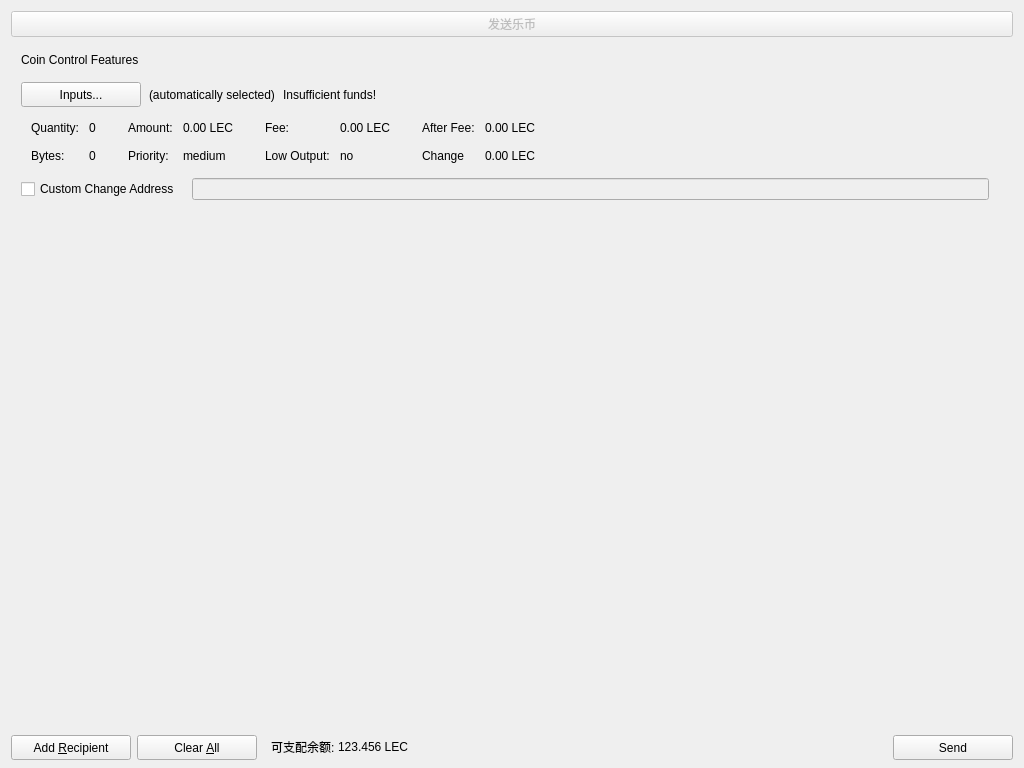
<?xml version="1.0" encoding="UTF-8"?>
<ui version="4.0">
 <class>SendCoinsDialog</class>
 <widget class="QDialog" name="SendCoinsDialog">
  <property name="geometry">
   <rect>
    <x>0</x>
    <y>0</y>
    <width>1024</width>
    <height>768</height>
   </rect>
  </property>
  <property name="windowTitle">
   <string>Send Coins</string>
  </property>
  <layout class="QVBoxLayout" name="verticalLayout" stretch="0,0,1,0">
   <property name="bottomMargin">
    <number>8</number>
   </property>
   <item>
    <layout class="QHBoxLayout" name="horizontalLayout_3">
     <item>
      <widget class="QPushButton" name="btnlecoin">
       <property name="enabled">
        <bool>false</bool>
       </property>
       <property name="text">
        <string>发送乐币</string>
       </property>
      </widget>
     </item>
    </layout>
   </item>
   <item>
    <widget class="QFrame" name="frameCoinControl">
     <property name="sizePolicy">
      <sizepolicy hsizetype="Expanding" vsizetype="Expanding">
       <horstretch>0</horstretch>
       <verstretch>0</verstretch>
      </sizepolicy>
     </property>
     <property name="maximumSize">
      <size>
       <width>16777215</width>
       <height>16777215</height>
      </size>
     </property>
     <property name="frameShape">
      <enum>QFrame::NoFrame</enum>
     </property>
     <property name="frameShadow">
      <enum>QFrame::Sunken</enum>
     </property>
     <layout class="QVBoxLayout" name="verticalLayoutCoinControl2">
      <property name="spacing">
       <number>6</number>
      </property>
      <property name="leftMargin">
       <number>0</number>
      </property>
      <property name="topMargin">
       <number>0</number>
      </property>
      <property name="rightMargin">
       <number>0</number>
      </property>
      <property name="bottomMargin">
       <number>6</number>
      </property>
      <item>
       <layout class="QVBoxLayout" name="verticalLayoutCoinControl" stretch="0,0,0,0,1">
        <property name="spacing">
         <number>0</number>
        </property>
        <property name="leftMargin">
         <number>10</number>
        </property>
        <property name="topMargin">
         <number>10</number>
        </property>
        <item>
         <layout class="QHBoxLayout" name="horizontalLayoutCoinControl1">
          <property name="bottomMargin">
           <number>15</number>
          </property>
          <item>
           <widget class="QLabel" name="labelCoinControlFeatures">
            <property name="sizePolicy">
             <sizepolicy hsizetype="Preferred" vsizetype="Maximum">
              <horstretch>0</horstretch>
              <verstretch>0</verstretch>
             </sizepolicy>
            </property>
            <property name="text">
             <string>Coin Control Features</string>
            </property>
           </widget>
          </item>
         </layout>
        </item>
        <item>
         <layout class="QHBoxLayout" name="horizontalLayoutCoinControl2" stretch="0,0,0,0">
          <property name="spacing">
           <number>8</number>
          </property>
          <property name="bottomMargin">
           <number>10</number>
          </property>
          <item>
           <widget class="QPushButton" name="pushButtonCoinControl">
            <property name="minimumSize">
             <size>
              <width>120</width>
              <height>25</height>
             </size>
            </property>
            <property name="text">
             <string>Inputs...</string>
            </property>
           </widget>
          </item>
          <item>
           <widget class="QLabel" name="labelCoinControlAutomaticallySelected">
            <property name="text">
             <string>(automatically selected)</string>
            </property>
            <property name="margin">
             <number>5</number>
            </property>
           </widget>
          </item>
          <item>
           <widget class="QLabel" name="labelCoinControlInsuffFunds">
            <property name="text">
             <string>Insufficient funds!</string>
            </property>
            <property name="margin">
             <number>5</number>
            </property>
           </widget>
          </item>
          <item>
           <spacer name="horizontalSpacerCoinControl">
            <property name="orientation">
             <enum>Qt::Horizontal</enum>
            </property>
            <property name="sizeHint" stdset="0">
             <size>
              <width>40</width>
              <height>1</height>
             </size>
            </property>
           </spacer>
          </item>
         </layout>
        </item>
        <item>
         <widget class="QWidget" name="widgetCoinControl" native="true">
          <property name="sizePolicy">
           <sizepolicy hsizetype="Preferred" vsizetype="Preferred">
            <horstretch>0</horstretch>
            <verstretch>0</verstretch>
           </sizepolicy>
          </property>
          <property name="minimumSize">
           <size>
            <width>0</width>
            <height>0</height>
           </size>
          </property>
          <layout class="QHBoxLayout" name="horizontalLayoutCoinControl5">
           <property name="margin">
            <number>0</number>
           </property>
           <item>
            <layout class="QHBoxLayout" name="horizontalLayoutCoinControl3" stretch="0,0,0,1">
             <property name="spacing">
              <number>20</number>
             </property>
             <property name="topMargin">
              <number>0</number>
             </property>
             <property name="bottomMargin">
              <number>10</number>
             </property>
             <item>
              <layout class="QFormLayout" name="formLayoutCoinControl1">
               <property name="horizontalSpacing">
                <number>10</number>
               </property>
               <property name="verticalSpacing">
                <number>14</number>
               </property>
               <property name="leftMargin">
                <number>10</number>
               </property>
               <property name="topMargin">
                <number>4</number>
               </property>
               <property name="rightMargin">
                <number>6</number>
               </property>
               <item row="0" column="0">
                <widget class="QLabel" name="labelCoinControlQuantityText">
                 <property name="text">
                  <string>Quantity:</string>
                 </property>
                 <property name="margin">
                  <number>0</number>
                 </property>
                </widget>
               </item>
               <item row="0" column="1">
                <widget class="QLabel" name="labelCoinControlQuantity">
                 <property name="cursor">
                  <cursorShape>IBeamCursor</cursorShape>
                 </property>
                 <property name="contextMenuPolicy">
                  <enum>Qt::ActionsContextMenu</enum>
                 </property>
                 <property name="text">
                  <string>0</string>
                 </property>
                 <property name="margin">
                  <number>0</number>
                 </property>
                 <property name="textInteractionFlags">
                  <set>Qt::LinksAccessibleByMouse|Qt::TextSelectableByKeyboard|Qt::TextSelectableByMouse</set>
                 </property>
                </widget>
               </item>
               <item row="1" column="0">
                <widget class="QLabel" name="labelCoinControlBytesText">
                 <property name="text">
                  <string>Bytes:</string>
                 </property>
                </widget>
               </item>
               <item row="1" column="1">
                <widget class="QLabel" name="labelCoinControlBytes">
                 <property name="cursor">
                  <cursorShape>IBeamCursor</cursorShape>
                 </property>
                 <property name="contextMenuPolicy">
                  <enum>Qt::ActionsContextMenu</enum>
                 </property>
                 <property name="text">
                  <string>0</string>
                 </property>
                 <property name="textInteractionFlags">
                  <set>Qt::LinksAccessibleByMouse|Qt::TextSelectableByKeyboard|Qt::TextSelectableByMouse</set>
                 </property>
                </widget>
               </item>
              </layout>
             </item>
             <item>
              <layout class="QFormLayout" name="formLayoutCoinControl2">
               <property name="horizontalSpacing">
                <number>10</number>
               </property>
               <property name="verticalSpacing">
                <number>14</number>
               </property>
               <property name="leftMargin">
                <number>6</number>
               </property>
               <property name="topMargin">
                <number>4</number>
               </property>
               <property name="rightMargin">
                <number>6</number>
               </property>
               <item row="0" column="0">
                <widget class="QLabel" name="labelCoinControlAmountText">
                 <property name="text">
                  <string>Amount:</string>
                 </property>
                 <property name="margin">
                  <number>0</number>
                 </property>
                </widget>
               </item>
               <item row="0" column="1">
                <widget class="QLabel" name="labelCoinControlAmount">
                 <property name="cursor">
                  <cursorShape>IBeamCursor</cursorShape>
                 </property>
                 <property name="contextMenuPolicy">
                  <enum>Qt::ActionsContextMenu</enum>
                 </property>
                 <property name="text">
                  <string>0.00 LEC</string>
                 </property>
                 <property name="textInteractionFlags">
                  <set>Qt::LinksAccessibleByMouse|Qt::TextSelectableByKeyboard|Qt::TextSelectableByMouse</set>
                 </property>
                </widget>
               </item>
               <item row="1" column="0">
                <widget class="QLabel" name="labelCoinControlPriorityText">
                 <property name="text">
                  <string>Priority:</string>
                 </property>
                </widget>
               </item>
               <item row="1" column="1">
                <widget class="QLabel" name="labelCoinControlPriority">
                 <property name="cursor">
                  <cursorShape>IBeamCursor</cursorShape>
                 </property>
                 <property name="contextMenuPolicy">
                  <enum>Qt::ActionsContextMenu</enum>
                 </property>
                 <property name="text">
                  <string>medium</string>
                 </property>
                 <property name="textInteractionFlags">
                  <set>Qt::LinksAccessibleByMouse|Qt::TextSelectableByKeyboard|Qt::TextSelectableByMouse</set>
                 </property>
                </widget>
               </item>
              </layout>
             </item>
             <item>
              <layout class="QFormLayout" name="formLayoutCoinControl3">
               <property name="horizontalSpacing">
                <number>10</number>
               </property>
               <property name="verticalSpacing">
                <number>14</number>
               </property>
               <property name="leftMargin">
                <number>6</number>
               </property>
               <property name="topMargin">
                <number>4</number>
               </property>
               <property name="rightMargin">
                <number>6</number>
               </property>
               <item row="0" column="0">
                <widget class="QLabel" name="labelCoinControlFeeText">
                 <property name="text">
                  <string>Fee:</string>
                 </property>
                 <property name="margin">
                  <number>0</number>
                 </property>
                </widget>
               </item>
               <item row="0" column="1">
                <widget class="QLabel" name="labelCoinControlFee">
                 <property name="cursor">
                  <cursorShape>IBeamCursor</cursorShape>
                 </property>
                 <property name="contextMenuPolicy">
                  <enum>Qt::ActionsContextMenu</enum>
                 </property>
                 <property name="text">
                  <string>0.00 LEC</string>
                 </property>
                 <property name="textInteractionFlags">
                  <set>Qt::LinksAccessibleByMouse|Qt::TextSelectableByKeyboard|Qt::TextSelectableByMouse</set>
                 </property>
                </widget>
               </item>
               <item row="1" column="0">
                <widget class="QLabel" name="labelCoinControlLowOutputText">
                 <property name="text">
                  <string>Low Output:</string>
                 </property>
                </widget>
               </item>
               <item row="1" column="1">
                <widget class="QLabel" name="labelCoinControlLowOutput">
                 <property name="cursor">
                  <cursorShape>IBeamCursor</cursorShape>
                 </property>
                 <property name="contextMenuPolicy">
                  <enum>Qt::ActionsContextMenu</enum>
                 </property>
                 <property name="text">
                  <string>no</string>
                 </property>
                 <property name="textInteractionFlags">
                  <set>Qt::LinksAccessibleByMouse|Qt::TextSelectableByKeyboard|Qt::TextSelectableByMouse</set>
                 </property>
                </widget>
               </item>
              </layout>
             </item>
             <item>
              <layout class="QFormLayout" name="formLayoutCoinControl4">
               <property name="horizontalSpacing">
                <number>10</number>
               </property>
               <property name="verticalSpacing">
                <number>14</number>
               </property>
               <property name="leftMargin">
                <number>6</number>
               </property>
               <property name="topMargin">
                <number>4</number>
               </property>
               <property name="rightMargin">
                <number>6</number>
               </property>
               <item row="0" column="0">
                <widget class="QLabel" name="labelCoinControlAfterFeeText">
                 <property name="text">
                  <string>After Fee:</string>
                 </property>
                 <property name="margin">
                  <number>0</number>
                 </property>
                </widget>
               </item>
               <item row="0" column="1">
                <widget class="QLabel" name="labelCoinControlAfterFee">
                 <property name="cursor">
                  <cursorShape>IBeamCursor</cursorShape>
                 </property>
                 <property name="contextMenuPolicy">
                  <enum>Qt::ActionsContextMenu</enum>
                 </property>
                 <property name="text">
                  <string>0.00 LEC</string>
                 </property>
                 <property name="textInteractionFlags">
                  <set>Qt::LinksAccessibleByMouse|Qt::TextSelectableByKeyboard|Qt::TextSelectableByMouse</set>
                 </property>
                </widget>
               </item>
               <item row="1" column="0">
                <widget class="QLabel" name="labelCoinControlChangeText">
                 <property name="text">
                  <string>Change</string>
                 </property>
                </widget>
               </item>
               <item row="1" column="1">
                <widget class="QLabel" name="labelCoinControlChange">
                 <property name="cursor">
                  <cursorShape>IBeamCursor</cursorShape>
                 </property>
                 <property name="contextMenuPolicy">
                  <enum>Qt::ActionsContextMenu</enum>
                 </property>
                 <property name="text">
                  <string>0.00 LEC</string>
                 </property>
                 <property name="textInteractionFlags">
                  <set>Qt::LinksAccessibleByMouse|Qt::TextSelectableByKeyboard|Qt::TextSelectableByMouse</set>
                 </property>
                </widget>
               </item>
              </layout>
             </item>
            </layout>
           </item>
          </layout>
         </widget>
        </item>
        <item>
         <layout class="QHBoxLayout" name="horizontalLayoutCoinControl4" stretch="0,0,0">
          <property name="spacing">
           <number>12</number>
          </property>
          <property name="sizeConstraint">
           <enum>QLayout::SetDefaultConstraint</enum>
          </property>
          <property name="topMargin">
           <number>5</number>
          </property>
          <property name="rightMargin">
           <number>5</number>
          </property>
          <item>
           <widget class="QCheckBox" name="checkBoxCoinControlChange">
            <property name="text">
             <string>Custom Change Address</string>
            </property>
           </widget>
          </item>
          <item>
           <widget class="QLineEdit" name="lineEditCoinControlChange">
            <property name="enabled">
             <bool>false</bool>
            </property>
            <property name="sizePolicy">
             <sizepolicy hsizetype="Expanding" vsizetype="Fixed">
              <horstretch>0</horstretch>
              <verstretch>0</verstretch>
             </sizepolicy>
            </property>
           </widget>
          </item>
          <item>
           <widget class="QLabel" name="labelCoinControlChangeLabel">
            <property name="sizePolicy">
             <sizepolicy hsizetype="Preferred" vsizetype="Expanding">
              <horstretch>0</horstretch>
              <verstretch>0</verstretch>
             </sizepolicy>
            </property>
            <property name="minimumSize">
             <size>
              <width>0</width>
              <height>0</height>
             </size>
            </property>
            <property name="text">
             <string/>
            </property>
            <property name="margin">
             <number>3</number>
            </property>
           </widget>
          </item>
         </layout>
        </item>
        <item>
         <spacer name="verticalSpacerCoinControl">
          <property name="orientation">
           <enum>Qt::Vertical</enum>
          </property>
          <property name="sizeHint" stdset="0">
           <size>
            <width>800</width>
            <height>1</height>
           </size>
          </property>
         </spacer>
        </item>
       </layout>
      </item>
     </layout>
    </widget>
   </item>
   <item>
    <widget class="QScrollArea" name="scrollArea">
     <property name="frameShape">
      <enum>QFrame::NoFrame</enum>
     </property>
     <property name="widgetResizable">
      <bool>true</bool>
     </property>
     <widget class="QWidget" name="scrollAreaWidgetContents">
      <property name="geometry">
       <rect>
        <x>0</x>
        <y>0</y>
        <width>1006</width>
        <height>516</height>
       </rect>
      </property>
      <layout class="QVBoxLayout" name="verticalLayout_2">
       <property name="margin">
        <number>0</number>
       </property>
       <item>
        <layout class="QVBoxLayout" name="entries">
         <property name="spacing">
          <number>0</number>
         </property>
        </layout>
       </item>
      </layout>
     </widget>
    </widget>
   </item>
   <item>
    <layout class="QHBoxLayout" name="horizontalLayout">
     <item>
      <widget class="QPushButton" name="addButton">
       <property name="minimumSize">
        <size>
         <width>120</width>
         <height>25</height>
        </size>
       </property>
       <property name="toolTip">
        <string>Send to multiple recipients at once</string>
       </property>
       <property name="text">
        <string>Add &amp;Recipient</string>
       </property>
       <property name="icon">
        <iconset resource="../bitcoin.qrc">
         <normaloff>:/icons/add</normaloff>:/icons/add</iconset>
       </property>
       <property name="iconSize">
        <size>
         <width>12</width>
         <height>12</height>
        </size>
       </property>
       <property name="autoDefault">
        <bool>false</bool>
       </property>
      </widget>
     </item>
     <item>
      <widget class="QPushButton" name="clearButton">
       <property name="sizePolicy">
        <sizepolicy hsizetype="Minimum" vsizetype="Fixed">
         <horstretch>0</horstretch>
         <verstretch>0</verstretch>
        </sizepolicy>
       </property>
       <property name="minimumSize">
        <size>
         <width>120</width>
         <height>25</height>
        </size>
       </property>
       <property name="toolTip">
        <string>Remove all transaction fields</string>
       </property>
       <property name="text">
        <string>Clear &amp;All</string>
       </property>
       <property name="icon">
        <iconset resource="../bitcoin.qrc">
         <normaloff>:/icons/remove</normaloff>:/icons/remove</iconset>
       </property>
       <property name="iconSize">
        <size>
         <width>12</width>
         <height>12</height>
        </size>
       </property>
       <property name="autoRepeatDelay">
        <number>300</number>
       </property>
       <property name="autoDefault">
        <bool>false</bool>
       </property>
      </widget>
     </item>
     <item>
      <layout class="QHBoxLayout" name="horizontalLayout_2">
       <property name="spacing">
        <number>3</number>
       </property>
       <item>
        <widget class="QLabel" name="label">
         <property name="sizePolicy">
          <sizepolicy hsizetype="Preferred" vsizetype="Fixed">
           <horstretch>0</horstretch>
           <verstretch>0</verstretch>
          </sizepolicy>
         </property>
         <property name="text">
          <string>可支配余额:</string>
         </property>
         <property name="indent">
          <number>8</number>
         </property>
        </widget>
       </item>
       <item>
        <widget class="QLabel" name="labelBalance">
         <property name="sizePolicy">
          <sizepolicy hsizetype="Preferred" vsizetype="Fixed">
           <horstretch>0</horstretch>
           <verstretch>0</verstretch>
          </sizepolicy>
         </property>
         <property name="cursor">
          <cursorShape>IBeamCursor</cursorShape>
         </property>
         <property name="text">
          <string>123.456 LEC</string>
         </property>
         <property name="textInteractionFlags">
          <set>Qt::LinksAccessibleByMouse|Qt::TextSelectableByKeyboard|Qt::TextSelectableByMouse</set>
         </property>
        </widget>
       </item>
      </layout>
     </item>
     <item>
      <spacer name="horizontalSpacer">
       <property name="orientation">
        <enum>Qt::Horizontal</enum>
       </property>
       <property name="sizeHint" stdset="0">
        <size>
         <width>40</width>
         <height>20</height>
        </size>
       </property>
      </spacer>
     </item>
     <item>
      <widget class="QPushButton" name="sendButton">
       <property name="minimumSize">
        <size>
         <width>120</width>
         <height>25</height>
        </size>
       </property>
       <property name="toolTip">
        <string>Confirm the send action</string>
       </property>
       <property name="text">
        <string>Send</string>
       </property>
       <property name="icon">
        <iconset resource="../bitcoin.qrc">
         <normaloff>:/icons/sendButton</normaloff>:/icons/sendButton</iconset>
       </property>
       <property name="iconSize">
        <size>
         <width>12</width>
         <height>12</height>
        </size>
       </property>
       <property name="autoDefault">
        <bool>false</bool>
       </property>
       <property name="default">
        <bool>false</bool>
       </property>
      </widget>
     </item>
    </layout>
   </item>
  </layout>
 </widget>
 <resources>
  <include location="../bitcoin.qrc"/>
 </resources>
 <connections/>
</ui>
